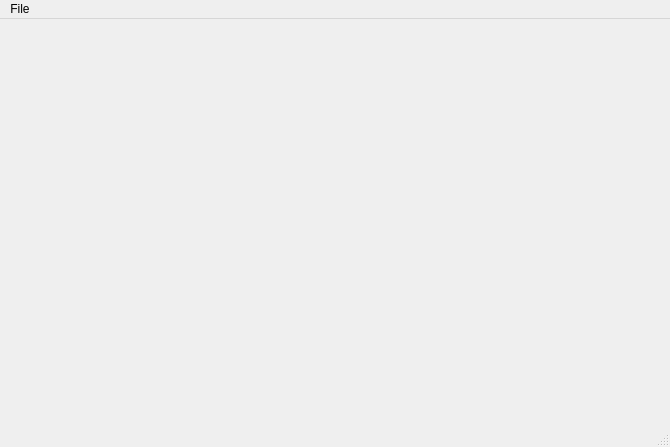
<?xml version="1.0" encoding="UTF-8"?>
<ui version="4.0">
 <class>MainWindowClass</class>
 <widget class="QMainWindow" name="MainWindowClass">
  <property name="geometry">
   <rect>
    <x>0</x>
    <y>0</y>
    <width>670</width>
    <height>447</height>
   </rect>
  </property>
  <property name="windowTitle">
   <string>MainWindow</string>
  </property>
  <widget class="QWidget" name="centralWidget">
   <layout class="QGridLayout" name="gridLayout">
    <item row="0" column="0">
     <widget class="QVTKWidget" name="widget" native="true"/>
    </item>
   </layout>
  </widget>
  <widget class="QMenuBar" name="menuBar">
   <property name="geometry">
    <rect>
     <x>0</x>
     <y>0</y>
     <width>670</width>
     <height>23</height>
    </rect>
   </property>
   <widget class="QMenu" name="menuOpen">
    <property name="title">
     <string>File</string>
    </property>
    <addaction name="actionOpen"/>
    <addaction name="actionSave"/>
   </widget>
   <addaction name="menuOpen"/>
  </widget>
  <widget class="QStatusBar" name="statusBar"/>
  <action name="actionOpen">
   <property name="text">
    <string>Open</string>
   </property>
  </action>
  <action name="actionSave">
   <property name="text">
    <string>Save</string>
   </property>
  </action>
 </widget>
 <layoutdefault spacing="6" margin="11"/>
 <customwidgets>
  <customwidget>
   <class>QVTKWidget</class>
   <extends>QWidget</extends>
   <header>qvtkwidget.h</header>
   <container>1</container>
  </customwidget>
 </customwidgets>
 <resources>
  <include location="MainWindow.qrc"/>
 </resources>
 <connections/>
</ui>
